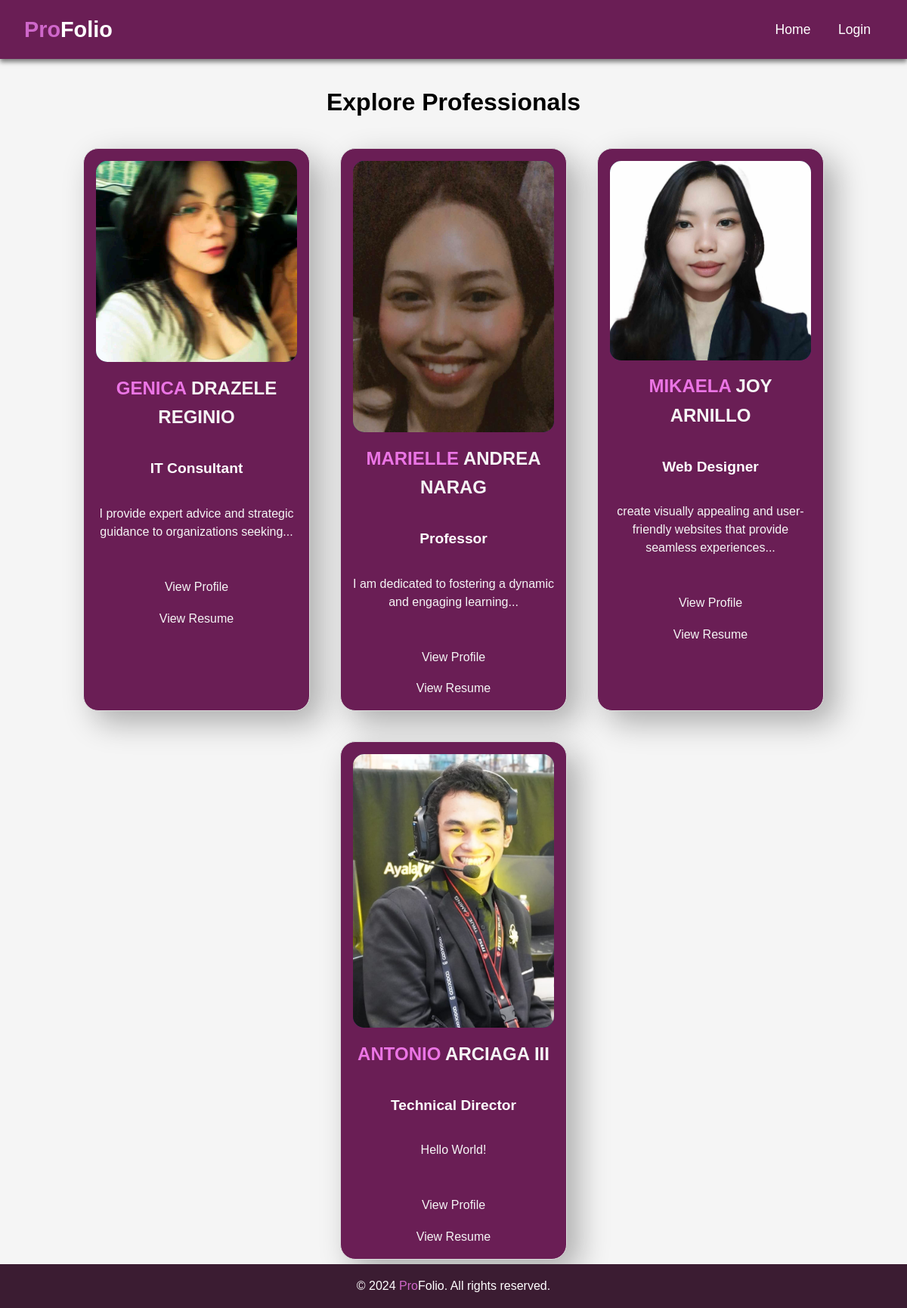
The app's page /main_index.php with its own data.
### tables this page shows
CREATE TABLE `users` (
  `userID` int(11) NOT NULL,
  `name` varchar(255) NOT NULL,
  `email` varchar(255) NOT NULL,
  `password` varchar(255) NOT NULL,
  `contactNumber` varchar(13) NOT NULL,
  `description` text NOT NULL,
  `currentJobPosition` varchar(100) NOT NULL,
  `image` varchar(100) NOT NULL,
  `resume` varchar(100) NOT NULL
);

### main_index.php (the view, shortened to what this page needs)
<!DOCTYPE html>
<html lang="en">
<head>
    <link rel="stylesheet" href="styles.css">
</head>
<body>
    <header>
        <h1><span class="pro">Pro</span>Folio</h1>
        <nav>
            <a href="index.php">Home</a>
            <a href="login.php">Login</a>
        </nav>
    </header>
    <main>
        <h2>Explore Professionals</h2>
        <section class="team-members">
            <?php
            require 'db_connection.php';
            $sql = "SELECT name, description, resume, image, currentJobPosition FROM users";
            $result = $conn->query($sql);
            while ($profile = $result->fetch_assoc()) {
                $imageUrl = !empty($profile['image']) && file_exists($profile['image']) ? $profile['image'] : "images/edson.jpg";
                $shortDescription = implode(' ', array_slice(explode(' ', $profile['description']), 0, 10)) . (str_word_count($profile['description']) > 10 ? '...' : '');
                echo "<div class='member'>
                    <img src='$imageUrl' alt='{$profile['name']}' id='index_image'>
                    <h2 class='name'><span class='accent'>" . strtoupper(explode(' ', $profile['name'])[0]) . " </span>" . strtoupper(substr(strstr($profile['name'], ' '), 1)) . "</h2>
                    <br>
                    <p class='job-position' style='color: white; font-weight:bold;'>{$profile['currentJobPosition']}</p>
                    <p class='description'>$shortDescription</p>
                    <a href='profiles.php?user=" . urlencode($profile['name']) . "'>View Profile</a>";
                if (!empty($profile['resume'])) {
                    echo "<br><a href='{$profile['resume']}' target='_blank'>View Resume</a>";
                }
                echo "</div>";
            }
            ?>
        </section>
    </main>
    <footer>
        <p>&copy; 2024 <span class="pro">Pro</span>Folio. All rights reserved.</p>
    </footer>
</body>
</html>

### styles.css (style rules this page uses)
* { margin: 0; padding: 0; box-sizing: border-box; font-family: 'Arial', sans-serif; }
body { background-color: whitesmoke; color: black; line-height: 1.6; }
header { background: #6A1E55; color: white; padding: 1rem 2rem; display: flex; justify-content: space-between; align-items: center; box-shadow: 0 4px 6px rgba(0, 0, 0, 0.5); text-align: center; }
header h1 { font-size: 1.8rem; font-weight: bold; margin: 0; }
span.pro { color: #cf67ca; }
nav a { color: white; text-decoration: none; margin: 0 1rem; font-size: 1.1rem; transition: color 0.3s ease; }
main { padding: 2rem; text-align: center; }
main h2 { font-size: 2rem; margin-bottom: 0.2rem; }
main p { font-size: 1.2rem; color: #02457a; margin-bottom: 2rem; }
.team-members { display: flex; justify-content: center; gap: 40px; flex-wrap: wrap; padding: 2rem; }
.member { text-align: center; max-width: 300px; border: 1px solid #ddd; border-radius: 20px; padding: 1rem; background: #6A1E55; box-shadow: 15px 15px 40px rgba(0, 0, 0, 0.3); }
.member img { max-width: 100%; border-radius: 30%; border-radius: 15px; overflow: hidden; background-color: #003d5c; }
.name { font-size: 1.5rem; margin: 0.5rem 0; color: whitesmoke; }
.name .accent { color: #eb75e5; font-weight: bold; }
.description { font-size: 1rem; color: whitesmoke; line-height: 1.5; }
a { display: inline-block; margin-top: 1rem; color: whitesmoke; text-decoration: none; }
footer { background: #3B1C32; color: white; text-align: center; padding: 1rem 0; position: fixed; bottom: 0; width: 100%; }

### records on screen
users: image (picture), name "GENICA", name "DRAZELE REGINIO", currentJobPosition "IT Consultant", description "I provide expert advice and strategic guidance to organizations seeking..."
users: image (picture), name "MARIELLE", name "ANDREA NARAG", currentJobPosition "Professor", description "I am dedicated to fostering a dynamic and engaging learning..."
users: image (picture), name "MIKAELA", name "JOY ARNILLO", currentJobPosition "Web Designer", description "create visually appealing and user-friendly websites that provide seamless experiences..."
users: image (picture), name "ANTONIO", name "ARCIAGA III", currentJobPosition "Technical Director", description "Hello World!"
